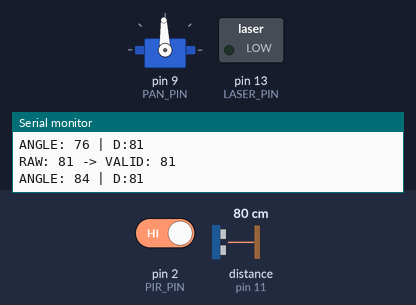
This sketch was run on a simulated Arduino Uno, built with avr-gcc and run on an emulated ATmega328P. On the bench: servo, switched loads named in the sketch (green lamp = pin HIGH), the last lines printed to the serial monitor. The inputs (shaded band) are chosen by the test bench; at power-on: distance to the obstacle (sensor on pin 11) 80 cm, pin 2 (PIR_PIN) HIGH. The echo pulse lasts 58.3 µs per cm.

Above: at 2.2 s.
2.3 s: distance to the obstacle (sensor on pin 11) set to 2 cm
At 2.44 s:
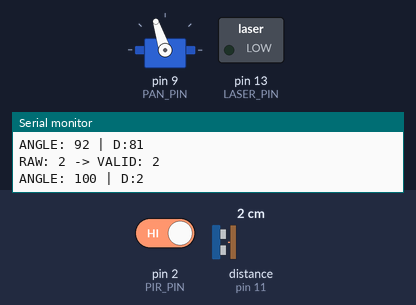
5.3 s: distance to the obstacle (sensor on pin 11) set to 11 cm
6.8 s: distance to the obstacle (sensor on pin 11) set to 14 cm
At 7.06 s:
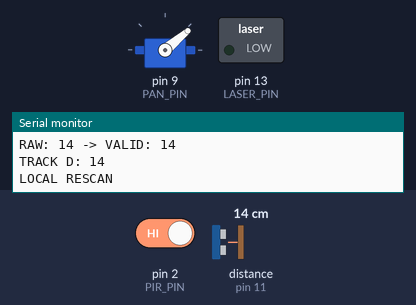
At 7.55 s:
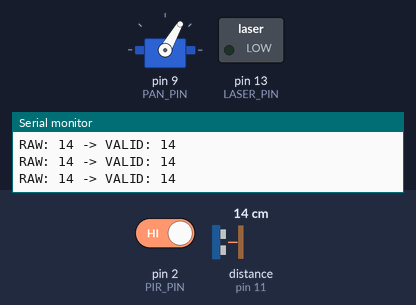
9.8 s: distance to the obstacle (sensor on pin 11) set to 4 cm
11.5 s: distance to the obstacle (sensor on pin 11) set to 13 cm
13.0 s: distance to the obstacle (sensor on pin 11) set to 16 cm
At 16.1 s:
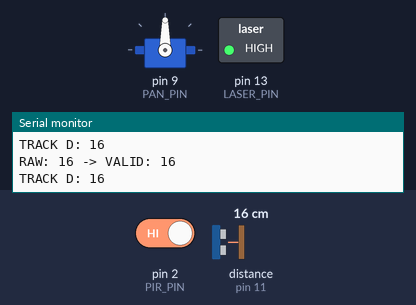
Timing chart, 0 to 17.0 s (numbered marks = the images above; inputs shaded):
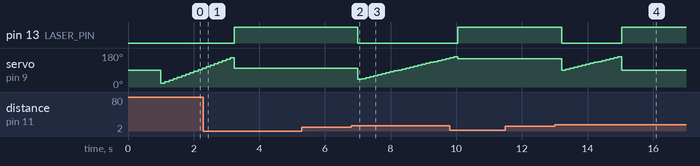

The sketch:

pkill.ino
```cpp
#include <Servo.h>
#include <NewPing.h>

// ================= CONFIG =================

// ---- Enable Features ----
#define ENABLE_PIR            1
#define ENABLE_LASER          1
#define ENABLE_DEBUG          1
#define ENABLE_CONFIRMATION   1

// ---- Pins ----
#define TRIG_PIN   12
#define ECHO_PIN   11
#define PAN_PIN    9
#define PIR_PIN    2
#define LASER_PIN  13

// ---- Servo ----
#define PAN_MIN    20
#define PAN_MAX    160
#define PAN_CENTER 90

// ---- Scan ----
#define SCAN_STEP     8
#define LOCAL_STEP    5
#define LOCAL_RANGE   60

// ---- Timing ----
#define SERVO_SETTLE 120   // ms

// ---- Distance ----
#define MAX_DISTANCE 200
#define TRACK_THRESHOLD 10

// ---- Confirmation ----
#define CONFIRM_COUNT 2

// ==========================================

Servo panServo;
NewPing sonar(TRIG_PIN, ECHO_PIN, MAX_DISTANCE);

int lockedAngle = 90;
int lockedDist = 0;

#if ENABLE_PIR
volatile bool pirTriggered = false;
#endif

// ================= PIR ISR =================
#if ENABLE_PIR
void pirISR()
{
  pirTriggered = true;
}
#endif

// ================= MEASURE =================
int measure()
{
  delay(SERVO_SETTLE);

  int raw = sonar.ping_cm();

#if ENABLE_DEBUG
  Serial.print("RAW: ");
  Serial.print(raw);
#endif

  if (raw == 0)
  {
#if ENABLE_DEBUG
    Serial.println(" -> INVALID");
#endif
    return MAX_DISTANCE;
  }

#if ENABLE_DEBUG
  Serial.print(" -> VALID: ");
  Serial.println(raw);
#endif

  return raw;
}

// ================= MOVE =================
int moveAndMeasure(int angle)
{
  panServo.write(angle);
  return measure();
}

// ================= FULL SCAN =================
int scanWide()
{
  int bestAngle = PAN_CENTER;
  int bestDist = MAX_DISTANCE;

#if ENABLE_DEBUG
  Serial.println("=== SCAN START ===");
#endif

  for (int a = PAN_MIN; a <= PAN_MAX; a += SCAN_STEP)
  {
    int d = moveAndMeasure(a);

#if ENABLE_DEBUG
    Serial.print("ANGLE: ");
    Serial.print(a);
    Serial.print(" | D:");
    Serial.println(d);
#endif

    if (d < bestDist)
    {
      bestDist = d;
      bestAngle = a;
    }
  }

  lockedDist = bestDist;
  return bestAngle;
}

// ================= LOCAL SCAN =================
int scanLocal(int center)
{
  int start = max(PAN_MIN, center - LOCAL_RANGE);
  int end   = min(PAN_MAX, center + LOCAL_RANGE);

  int bestAngle = center;
  int bestDist = MAX_DISTANCE;

  for (int a = start; a <= end; a += LOCAL_STEP)
  {
    int d = moveAndMeasure(a);

    if (d < bestDist)
    {
      bestDist = d;
      bestAngle = a;
    }
  }

  lockedDist = bestDist;
  return bestAngle;
}

// ================= SETUP =================
void setup()
{
  Serial.begin(115200);

  panServo.attach(PAN_PIN);
  panServo.write(PAN_CENTER);

#if ENABLE_LASER
  pinMode(LASER_PIN, OUTPUT);
  digitalWrite(LASER_PIN, LOW);
#endif

#if ENABLE_PIR
  pinMode(PIR_PIN, INPUT);
  attachInterrupt(digitalPinToInterrupt(PIR_PIN), pirISR, RISING);
#endif

  delay(1000);
}

// ================= LOOP =================
void loop()
{
  // -------- FULL SCAN --------
  lockedAngle = scanWide();

#if ENABLE_DEBUG
  Serial.print("LOCKED ANGLE: ");
  Serial.print(lockedAngle);
  Serial.print(" DIST: ");
  Serial.println(lockedDist);
#endif

  panServo.write(lockedAngle);

#if ENABLE_LASER
  digitalWrite(LASER_PIN, HIGH);
#endif

  int confirm = 0;

  // -------- TRACK LOOP --------
  while (true)
  {
    int d = measure();

#if ENABLE_DEBUG
    Serial.print("TRACK D: ");
    Serial.println(d);
#endif

    int diff = abs(d - lockedDist);

    // ---- PIR TRIGGER ----
#if ENABLE_PIR
    if (pirTriggered)
    {
      pirTriggered = false;

#if ENABLE_DEBUG
      Serial.println("PIR TRIGGER → RESCAN");
#endif

#if ENABLE_LASER
      digitalWrite(LASER_PIN, LOW);
#endif
      break; // go to full scan
    }
#endif

#if ENABLE_CONFIRMATION
    if (diff > TRACK_THRESHOLD)
    {
      confirm++;

      if (confirm >= CONFIRM_COUNT)
      {
        confirm = 0;

#if ENABLE_DEBUG
        Serial.println("LOCAL RESCAN");
#endif

#if ENABLE_LASER
        digitalWrite(LASER_PIN, LOW);
#endif

        lockedAngle = scanLocal(lockedAngle);
        panServo.write(lockedAngle);

#if ENABLE_LASER
        digitalWrite(LASER_PIN, HIGH);
#endif

#if ENABLE_DEBUG
        Serial.print("NEW LOCK: ");
        Serial.println(lockedAngle);
#endif
      }
    }
    else
    {
      confirm = 0;
    }
#else
    if (diff > TRACK_THRESHOLD)
    {
      lockedAngle = scanLocal(lockedAngle);
      panServo.write(lockedAngle);
    }
#endif
  }
}
```

Measured:
- the behaviour switches between 12 and 13 cm on distance to the obstacle (sensor on pin 11) (found by bisection; images 1 and 2)
- the behaviour switches between 14 and 15 cm on distance to the obstacle (sensor on pin 11) (found by bisection; images 3 and 4)
- after the input at 6.8 s, pin 13 (LASER_PIN): HIGH → LOW after 0.20 s; servo on pin 9 (PAN_PIN): 100° → 40° after 0.20 s, → 45° 0.12 s later, → 50° 0.12 s later, → 55° 0.12 s later, … (23 changes in this stretch)
- after the input at 13.0 s, pin 13 (LASER_PIN): HIGH → LOW after 0.22 s, → HIGH 1.8 s later; servo on pin 9 (PAN_PIN): ramps from 90° to 160° and jumps back, once every 1.8 s
- by itself, servo on pin 9 (PAN_PIN): rises from 100° to 156° in 0.73 s, then falls to 100° in 0.12 s
